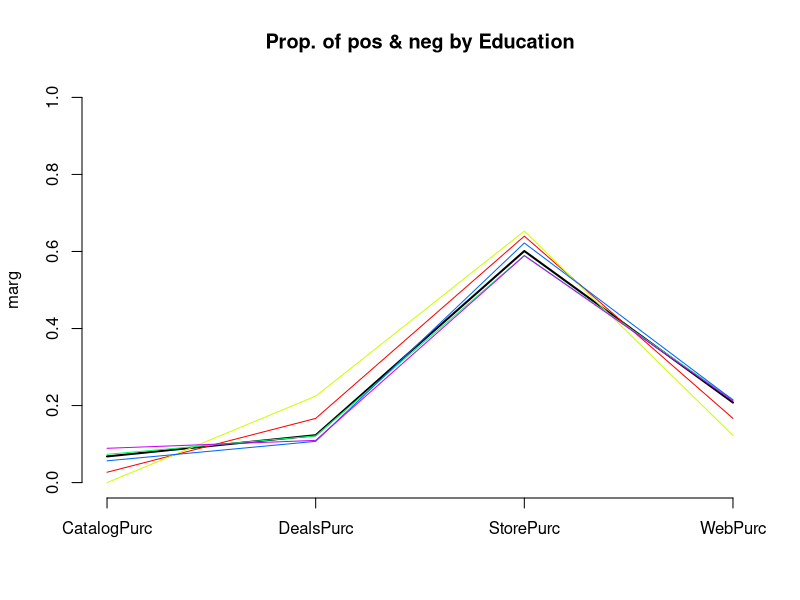
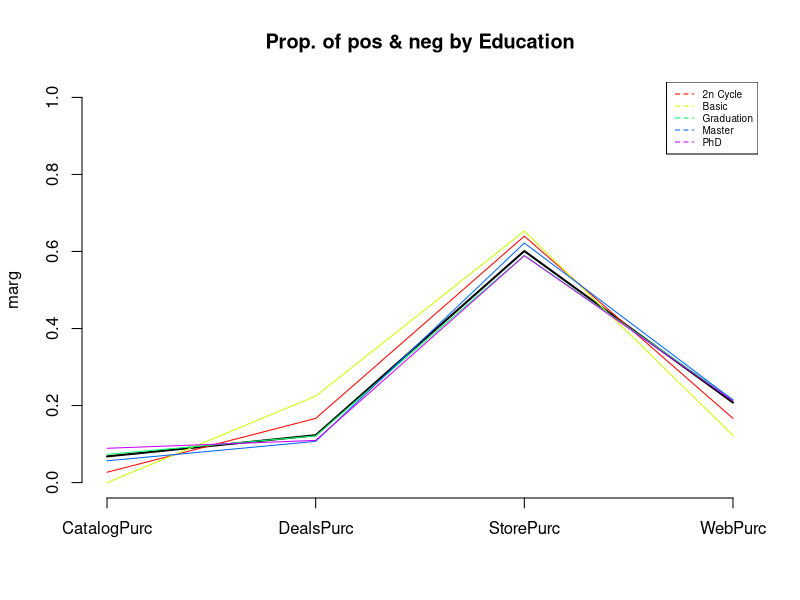
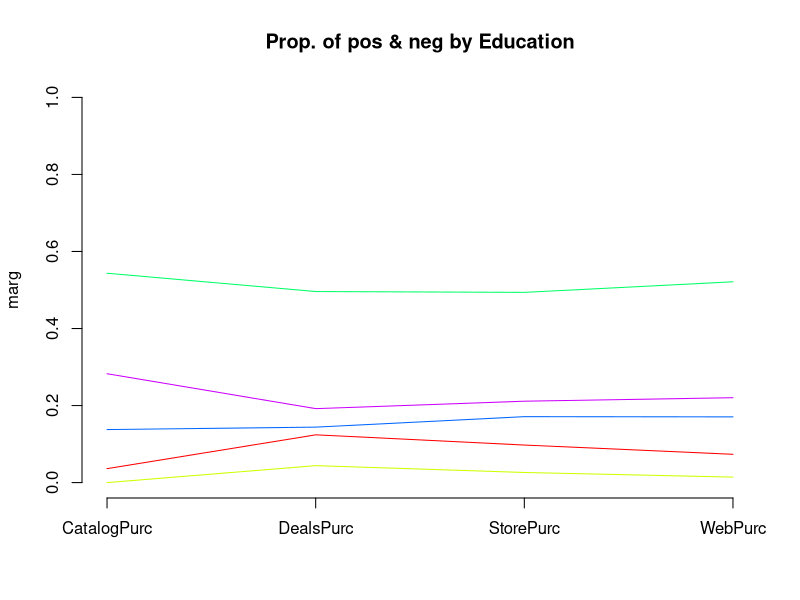
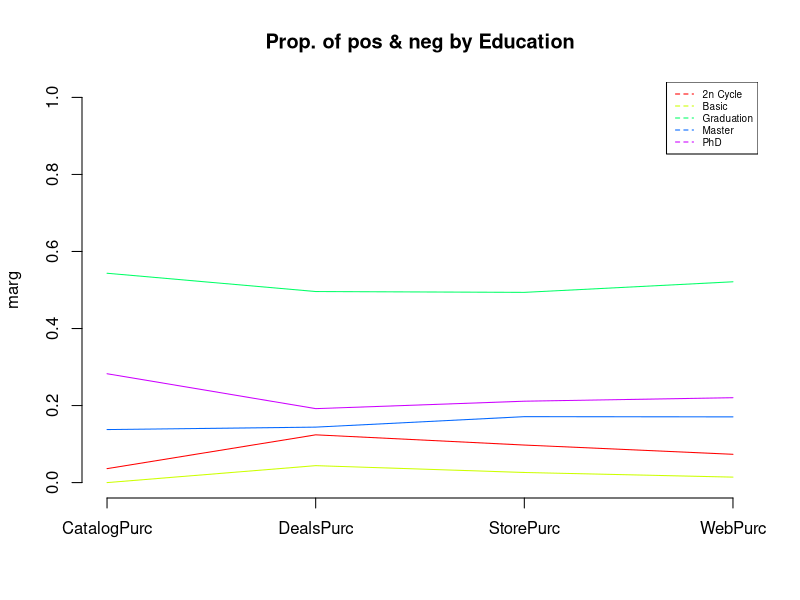
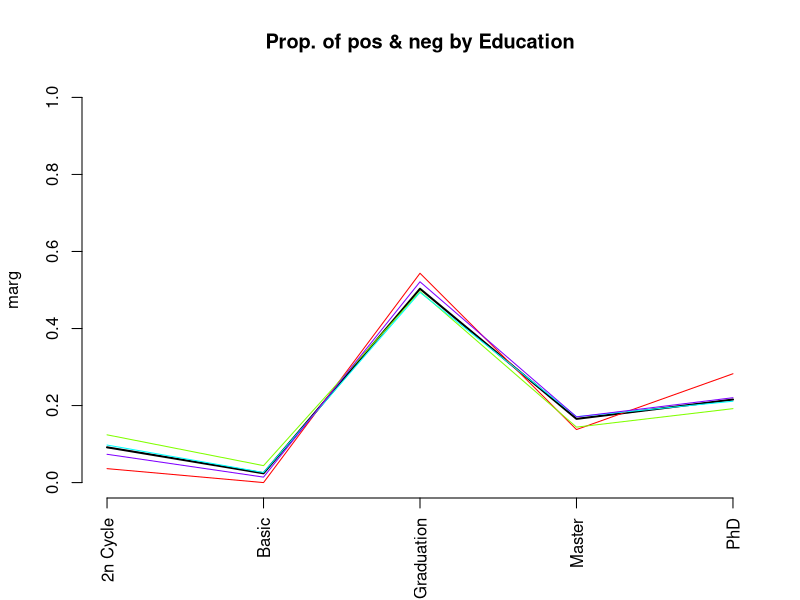
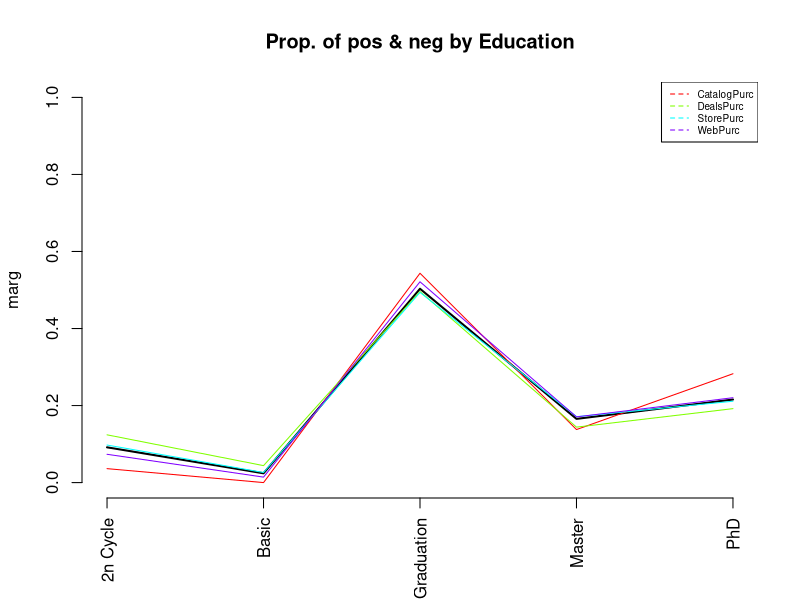
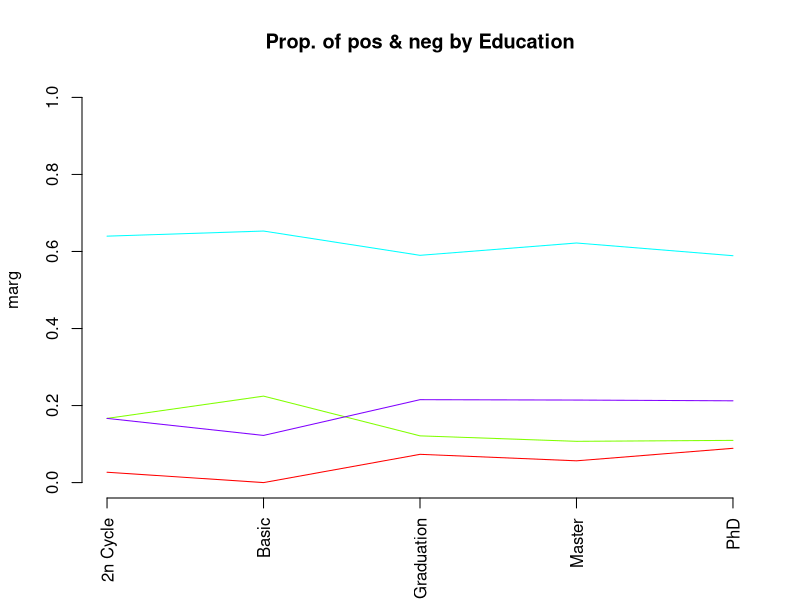
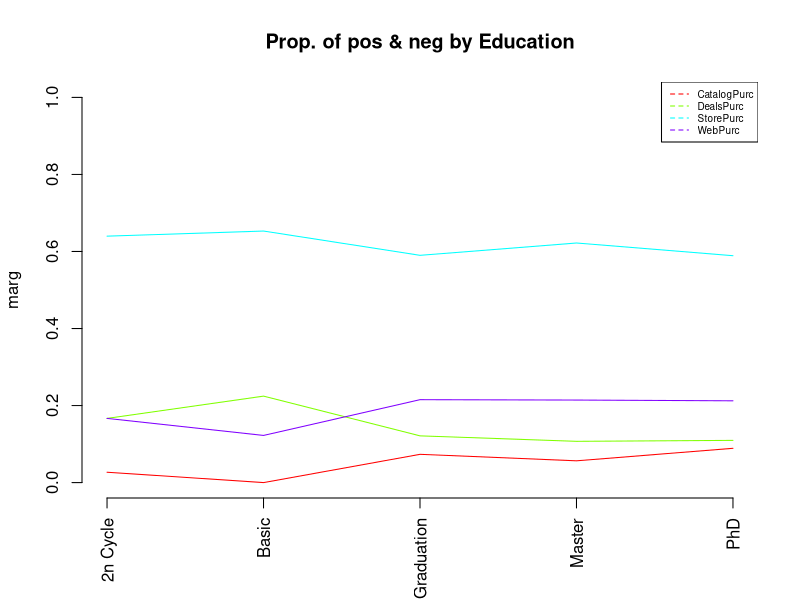

These charts were generated, in order, by the following R code:
#  READING CREDSCO_BIN
# load("d:/karina/docencia/DataMiningEI/Practiques/2CredscoProfiling/credscok_bin")

#read data only if required
setwd("C:/Users/Michel/Desktop/UPC/Q5/MD/MD-D4")
dd <- read.table("ifood_enriched.csv",header=T, sep=",", dec='.');

names(dd)

attach(dd)

#Dictamen    <- as.factor(Dictamen)
#levels(Dictamen) <- c(NA, "positiu","negatiu")


#Calcula els valor test de la variable Xnum per totes les modalitats del factor P
ValorTestXnum <- function(Xnum,P){
  #freq dis of fac
  nk <- as.vector(table(P)); 
  n <- sum(nk); 
  #mitjanes x grups
  xk <- tapply(Xnum,P,mean);
  #valors test
  txk <- (xk-mean(Xnum))/(sd(Xnum)*sqrt((n-nk)/(n*nk))); 
  #p-values
  pxk <- pt(txk,n-1,lower.tail=F);
  for(c in 1:length(levels(as.factor(P)))){if (pxk[c]>0.5){pxk[c]<-1-pxk[c]}}
  return (pxk)
}




ValorTestXquali <- function(P,Xquali){
  taula <- table(P,Xquali);
  n <- sum(taula); 
  pk <- apply(taula,1,sum)/n;
  pj <- apply(taula,2,sum)/n;
  pf <- taula/(n*pk);
  pjm <- matrix(data=pj,nrow=dim(pf)[1],ncol=dim(pf)[2], byrow=TRUE);      
  dpf <- pf - pjm; 
  dvt <- sqrt(((1-pk)/(n*pk))%*%t(pj*(1-pj))); 
  #i hi ha divisions iguals a 0 dona NA i no funciona
  zkj <- dpf
  zkj[dpf!=0]<-dpf[dpf!=0]/dvt[dpf!=0]; 
  pzkj <- pnorm(zkj,lower.tail=F);
  for(c in 1:length(levels(as.factor(P)))){for (s in 1:length(levels(Xquali))){if (pzkj[c,s]> 0.5){pzkj[c,s]<-1- pzkj[c,s]}}}
  return (list(rowpf=pf,vtest=zkj,pval=pzkj))
}


#source("file")
#dades contain the dataset
dades<-dd
#dades<-dd[filtro,]
#dades<-df
K<-dim(dades)[2]
par(ask=TRUE)


#P must contain the class variable
P<-dd$PreferredChannel
#P<-c2
#P<-dd[,18]
nameP<-"PreferredChannel"
#P<-df[,33]

nc<-length(levels(factor(P)))
nc
pvalk <- matrix(data=0,nrow=nc,ncol=K, dimnames=list(levels(P),names(dades)))
nameP<-"Class"
n<-dim(dades)[1]

for(k in 1:K){
  if (is.numeric(dades[,k])){ 
    print(paste("Anàlisi per classes de la Variable:", names(dades)[k]))
    
    boxplot(dades[,k]~P, main=paste("Boxplot of", names(dades)[k], "vs", nameP ), horizontal=TRUE)
    
    barplot(tapply(dades[[k]], P, mean),main=paste("Means of", names(dades)[k], "by", nameP ))
    abline(h=mean(dades[[k]]))
    legend(0,mean(dades[[k]]),"global mean",bty="n")
    print("Estadístics per groups:")
    for(s in levels(as.factor(P))) {print(summary(dades[P==s,k]))}
    o<-oneway.test(dades[,k]~P)
    print(paste("p-valueANOVA:", o$p.value))
    kw<-kruskal.test(dades[,k]~P)
    print(paste("p-value Kruskal-Wallis:", kw$p.value))
    pvalk[,k]<-ValorTestXnum(dades[,k], P)
    print("p-values ValorsTest: ")
    print(pvalk[,k])      
  }else{
    if(class(dd[,k])=="Date"){
      print(summary(dd[,k]))
      print(sd(dd[,k]))
      #decide breaks: weeks, months, quarters...
      hist(dd[,k],breaks="weeks")
    }else{
      #qualitatives
      print(paste("Variable", names(dades)[k]))
      table<-table(P,dades[,k])
      #   print("Cross-table")
      #   print(table)
      rowperc<-prop.table(table,1)
      
      colperc<-prop.table(table,2)
      #  print("Distribucions condicionades a files")
      # print(rowperc)
      
      #ojo porque si la variable es true o false la identifica amb el tipus Logical i
      #aquest no te levels, por tanto, coertion preventiva
      
      dades[,k]<-as.factor(dades[,k])
      
      
      marg <- table(as.factor(P))/n
      print(append("Categories=",levels(as.factor(dades[,k]))))
      
      #from next plots, select one of them according to your practical case
      plot(marg,type="l",ylim=c(0,1),main=paste("Prop. of pos & neg by",names(dades)[k]))
      paleta<-rainbow(length(levels(dades[,k])))
      for(c in 1:length(levels(dades[,k]))){lines(colperc[,c],col=paleta[c]) }
      
      #with legend
      plot(marg,type="l",ylim=c(0,1),main=paste("Prop. of pos & neg by",names(dades)[k]))
      paleta<-rainbow(length(levels(dades[,k])))
      for(c in 1:length(levels(dades[,k]))){lines(colperc[,c],col=paleta[c]) }
      legend("topright", levels(dades[,k]), col=paleta, lty=2, cex=0.6)
      
      #condicionades a classes
      print(append("Categories=",levels(dades[,k])))
      plot(marg,type="n",ylim=c(0,1),main=paste("Prop. of pos & neg by",names(dades)[k]))
      paleta<-rainbow(length(levels(dades[,k])))
      for(c in 1:length(levels(dades[,k]))){lines(rowperc[,c],col=paleta[c]) }
      
      #with legend
      plot(marg,type="n",ylim=c(0,1),main=paste("Prop. of pos & neg by",names(dades)[k]))
      paleta<-rainbow(length(levels(dades[,k])))
      for(c in 1:length(levels(dades[,k]))){lines(rowperc[,c],col=paleta[c]) }
      legend("topright", levels(dades[,k]), col=paleta, lty=2, cex=0.6)
      
      #amb variable en eix d'abcisses
      marg <-table(dades[,k])/n
      print(append("Categories=",levels(dades[,k])))
      plot(marg,type="l",ylim=c(0,1),main=paste("Prop. of pos & neg by",names(dades)[k]), las=3)
      #x<-plot(marg,type="l",ylim=c(0,1),main=paste("Prop. of pos & neg by",names(dades)[k]), xaxt="n")
      #text(x=x+.25, y=-1, adj=1, levels(CountryName), xpd=TRUE, srt=25, cex=0.7)
      paleta<-rainbow(length(levels(as.factor(P))))
      for(c in 1:length(levels(as.factor(P)))){lines(rowperc[c,],col=paleta[c]) }
      
      #with legend
      plot(marg,type="l",ylim=c(0,1),main=paste("Prop. of pos & neg by",names(dades)[k]), las=3)
      for(c in 1:length(levels(as.factor(P)))){lines(rowperc[c,],col=paleta[c])}
      legend("topright", levels(as.factor(P)), col=paleta, lty=2, cex=0.6)
      
      #condicionades a columna 
      plot(marg,type="n",ylim=c(0,1),main=paste("Prop. of pos & neg by",names(dades)[k]), las=3)
      paleta<-rainbow(length(levels(as.factor(P))))
      for(c in 1:length(levels(as.factor(P)))){lines(colperc[c,],col=paleta[c]) }
      
      #with legend
      plot(marg,type="n",ylim=c(0,1),main=paste("Prop. of pos & neg by",names(dades)[k]), las=3)
      for(c in 1:length(levels(as.factor(P)))){lines(colperc[c,],col=paleta[c])}
      legend("topright", levels(as.factor(P)), col=paleta, lty=2, cex=0.6)
      
      table<-table(dades[,k],P)
      print("Cross Table:")
      print(table)
      print("Distribucions condicionades a columnes:")
      print(colperc)
      
      #diagrames de barres apilades                                         
      
      paleta<-rainbow(length(levels(dades[,k])))
      barplot(table(dades[,k], as.factor(P)), beside=FALSE,col=paleta )
      
      barplot(table(dades[,k], as.factor(P)), beside=FALSE,col=paleta )
      legend("topright",levels(as.factor(dades[,k])),pch=1,cex=0.5, col=paleta)
      
      #diagrames de barres adosades
      barplot(table(dades[,k], as.factor(P)), beside=TRUE,col=paleta )
      
      barplot(table(dades[,k], as.factor(P)), beside=TRUE,col=paleta)
      legend("topright",levels(as.factor(dades[,k])),pch=1,cex=0.5, col=paleta)
      
      print("Test Fisher: ")
      print(fisher.test(dades[,k], as.factor(P), simulate.p.value = TRUE, B = 2000, workspace = 2000000)) 
      
      print("valorsTest:")
      print( ValorTestXquali(P,dades[,k]))
      #calcular els pvalues de les quali
    }
  }
}#endfor

#descriptors de les classes més significatius. Afegir info qualits
for (c in 1:length(levels(as.factor(P)))) {
  if(!is.na(levels(as.factor(P))[c])){
    print(paste("P.values per class:",levels(as.factor(P))[c]));
    print(sort(pvalk[c,]), digits=3) 
  }
}

#afegir la informacio de les modalitats de les qualitatives a la llista de pvalues i fer ordenacio global

#saving the dataframe in an external file
#write.table(dd, file = "ifood_enriched.csv", sep = ",", na = "NA", dec = ".", row.names = FALSE, col.names = TRUE)


